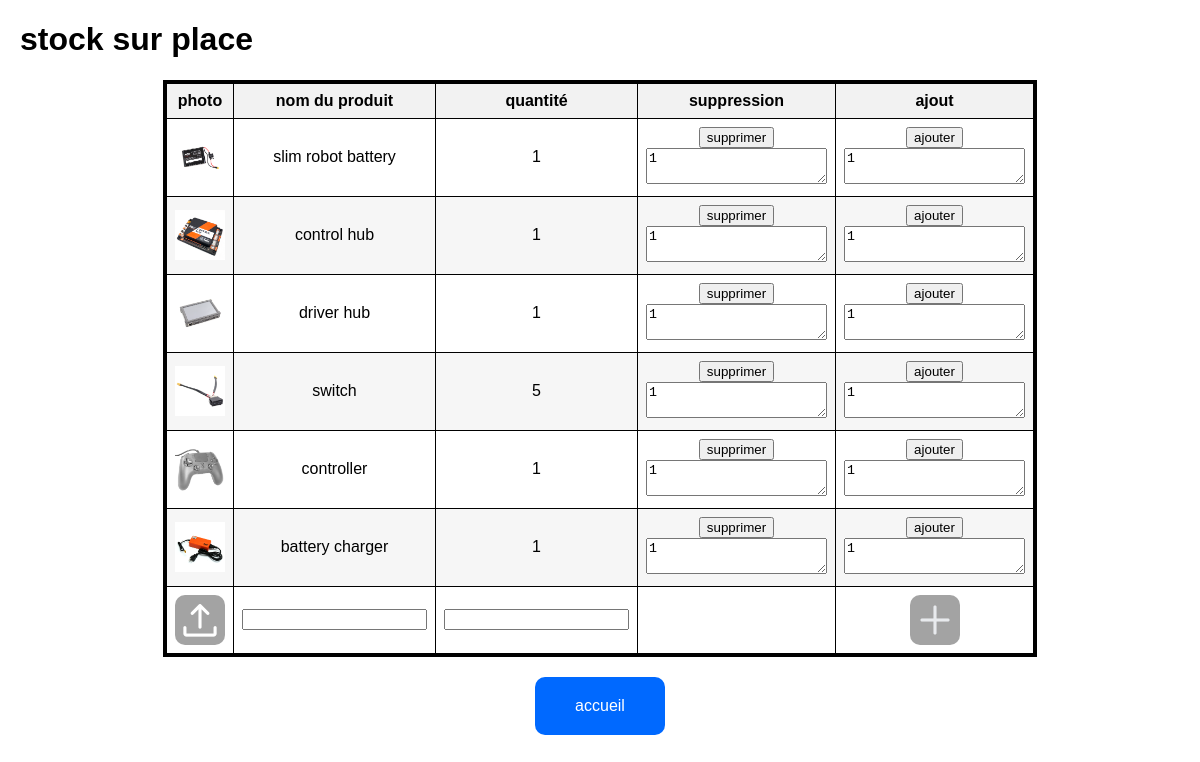
The app's page /stock with its own data.
### tables this page shows
CREATE TABLE "stock" (
	"photo"	TEXT,
	"name"	TEXT,
	"quantity"	INTEGER,
	PRIMARY KEY("name")
);

### projet.py (the view)
@app.route('/stock')
def afficher_stock():
    donnees = get_all_items("stock")
    return render_template('stock.html', donnees=donnees)

### projet.py (called while the page is built)
def get_all_items(table):
    cursor.execute(f"SELECT * FROM {table}")
    return cursor.fetchall()

### templates/stock.html (shortened to what this page needs)
<!DOCTYPE html>
<html lang="fr">
<head>
    <link rel="stylesheet" type="text/css" href="/static/stock/style.css">
</head>
<body>
    <h1>stock sur place</h1>
    <div class="table">
        <table>
            <thead>
                <tr>
                    <th>photo</th>
                    <th>nom du produit</th>
                    <th>quantité</th>
                    <th>suppression</th>
                    <th>ajout</th>
                </tr>
            </thead>
            <tbody>
                {% for produit in donnees %}
                <tr element="{{produit[1]}}">
                    <td><image src="/static/images/{{produit[0]}}" class="image-icon"></image></td>
                    <td>{{ produit[1] }}</td>
                    <td>{{ produit[2] }}</td>
                    <td>
                        <button onclick="remove_object(this)">supprimer</button>
                        <textarea onfocus="clearContents(this);" id="remove">1</textarea>
                    </td>
                    <td>
                        <button onclick="add_object(this)">ajouter</button>
                        <textarea onfocus="clearContents(this);" id="add">1</textarea>
                    </td>
                </tr>
                {% endfor %}
                <tr>
                    <td>
                        <label for="create_file" class="image-icon form_button">
                            <image class="image-icon" src="/static/stock/upload.png"></image>
                        </label>
                    </td>
                    <td>
                        <input id="create_text" type="text"/>
                    </td>
                    <td>
                        <input id="create_number" type="number"/>
                    </td>
                    <td></td>
                    <td>
                        <button class="form_button" onclick="create_stock(this)">
                            <image class="image-icon" src="/static/stock/add.png"></image>
                        </button>
                    </td>
                </tr>
            </tbody>
        </table>
    </div>
    <div class="return">
        <a class="return" href="/">accueil</a>
    </div>
</body>
</html>

### static/stock/style.css (style rules this page uses)
body { font-family: Arial, sans-serif; margin: 20px; }
table { border-collapse: collapse; width: 100%; max-width: 800px; margin: auto; }
th, td { border: 1px solid #000000; padding: 8px; text-align: center; vertical-align: middle; }
th { background-color: #f2f2f2; font-weight: bold; }
tr:nth-child(even) { background-color: #f6f6f6; }
.image-icon { display: block; max-width: 50px; height: 50px; margin: 0 auto; }
.table { display: grid; justify-content: center; border: 3px solid #000000; width:min-content; margin:auto; }
.form_button { display: flex; max-width: 50px; height: 50px; margin: 0 auto; background-color: #a3a3a3; border: none; color: white; padding: 0; font-size: 16px; border-radius: 10px; justify-content: center; align-items: center; }
td { text-align: center; vertical-align: middle; }
div.return { display:flex; justify-content:center; margin-top:20px; }
a.return { padding:20px; background-color:#0069ff; border-radius:10px; text-decoration:none; color:white; padding-left: 40px; padding-right: 40px; }

### records on screen
stock: photo (picture), name "slim robot battery", quantity "1"
stock: photo (picture), name "control hub", quantity "1"
stock: photo (picture), name "driver hub", quantity "1"
stock: photo (picture), name "switch", quantity "5"
stock: photo (picture), name "controller", quantity "1"
stock: photo (picture), name "battery charger", quantity "1"
